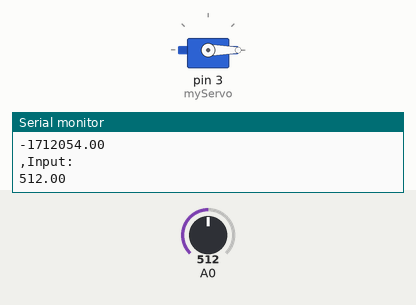
Bench run of a sketch on a simulated Arduino Uno, built with avr-gcc and run on an emulated ATmega328P. Parts: servo, the last lines printed to the serial monitor. Inputs (shaded band) come from the test bench; at power-on: A0 = 512.

Above: at 0.91 s.
1.3 s: A0 set to 0
At 2.13 s:
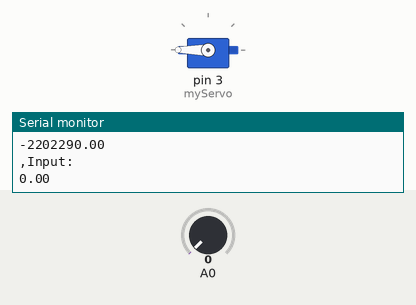
4.3 s: A0 set to 1023
At 5.02 s:
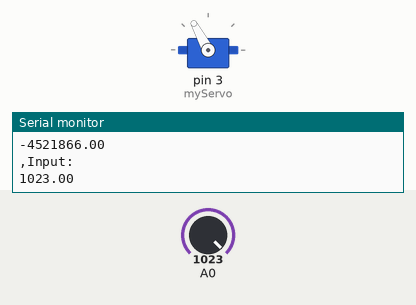
Timing chart, 0 to 13.3 s (numbered marks = the images above; inputs shaded):
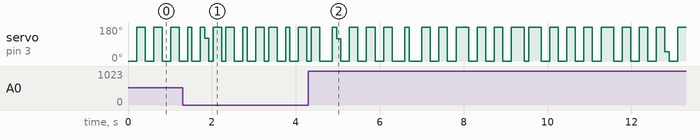

The sketch:

pid_servo.ino
```cpp
#include <Servo.h>
//PID constants
double kp = 2;
double ki = 5;
double kd = 1;
Servo myServo;
unsigned long currentTime, previousTime;
double elapsedTime;
double error;
double lastError;
double input, output, setPoint;
double cumError, rateError;

void setup(){
        Serial.begin(9600);
        myServo.attach(3);
        setPoint = 90;                          //set point at zero degrees
        myServo.write(setPoint);
}

void loop(){
        input = analogRead(A0);                //read from rotary encoder connected to A0
        output = computePID(input);
        myServo.write(output);                //control the motor based on PID value
        Serial.println("Out:");
        Serial.println(output);
        Serial.print(",");
        Serial.println("Input:");
        Serial.println(input);
        delay(100);

}

double computePID(double inp){
        currentTime = millis();                //get current time
        elapsedTime = (double)(currentTime - previousTime);        //compute time elapsed from previous computation

        error = setPoint - inp;                                // determine error
        cumError += error * elapsedTime;                // compute integral
        rateError = (error - lastError)/elapsedTime;   // compute derivative

        double out = kp*error + ki*cumError + kd*rateError;                //PID output

        lastError = error;                                //remember current error
        previousTime = currentTime;                        //remember current time

        return out;                                        //have function return the PID output
}
```
